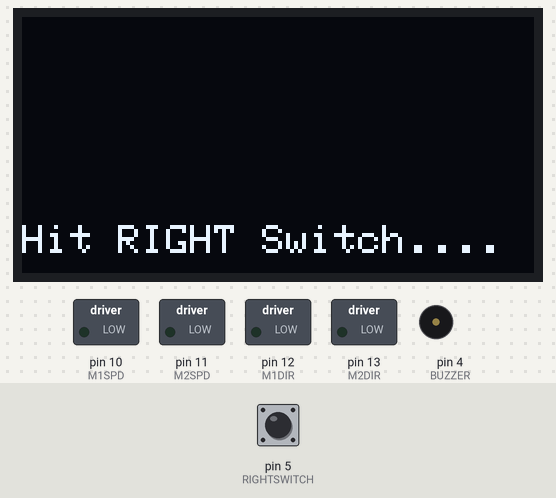
Bench run of a sketch on a simulated Arduino Uno, built with avr-gcc and run on an emulated ATmega328P. Shown: 128×64 one-colour display, switched loads named in the sketch (green lamp = pin HIGH), buzzer (waves = sounding). Dashed ring = blinking. The test bench sets the inputs (shaded band); at power-on: pin 5 (RIGHTSWITCH) HIGH. The display library's start-up logo is not drawn.

Above: at 3.2 s.
3.3 s: pin 5 (RIGHTSWITCH) pulled LOW for 0.15 s
At 4.8 s:
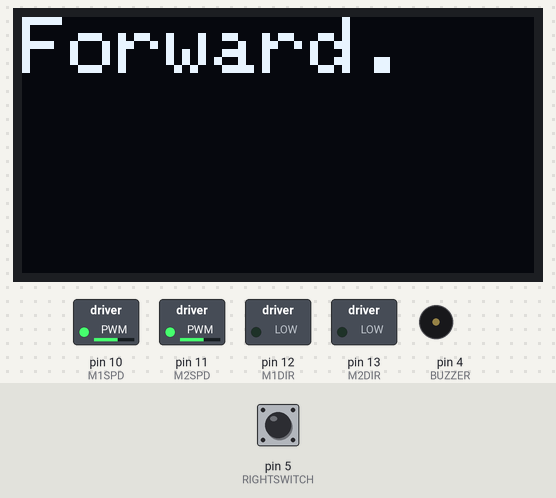
5.9 s: pin 5 (RIGHTSWITCH) pulled LOW for 1 s
At 8.95 s:
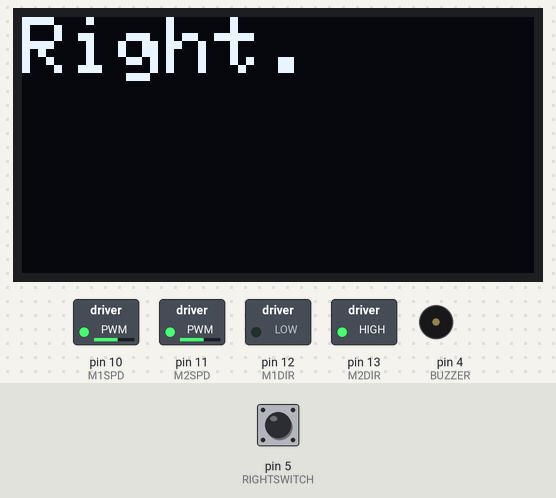
9.9 s: pin 5 (RIGHTSWITCH) pulled LOW for 3.2 s
At 13.2 s:
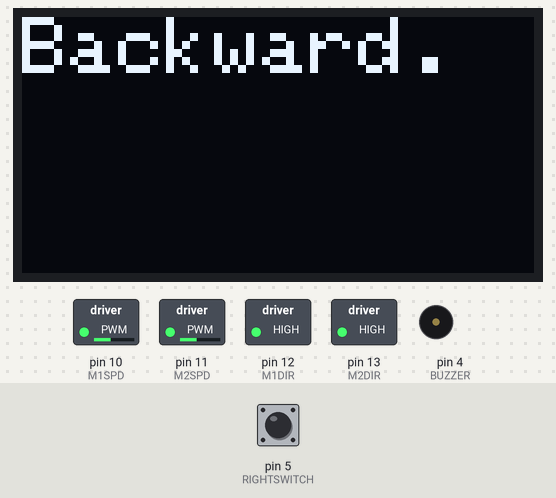
Timing chart, 0 to 15.3 s (numbered marks = the images above; inputs shaded):
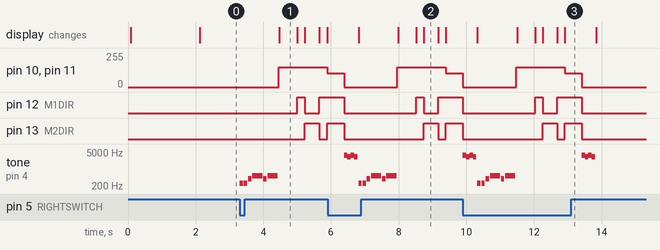

The sketch:

motor_tests_with_oled.ino
```cpp
/*
 * Pre-Programmed "Dance" By LeRoy Miller Dec 2017
 * for Keyes L-298P Shield.
 * Moves the robot forward for a short distance,
 * spins left, then right, and then left
 * and move the robot backward for a short distance.
 * Speed is set using PWM.
 * Direction is set by enabling the Direction PIN HIGH for forward
 * or LOW for backward. (M1DIR and M2DIR)
 * There is no true distance measurment.
 *
 * If your Motors move in the wrong direction, switch the wires
 * for that motor.
 * Program waits for the RIGHT switch to be pressed before
 * moving the motors. Once the "Dance" is done, the program
 * waits again for the RIGHT switch to be pressed, and starts
 * over again.
 */
#include <Adafruit_SSD1306.h>
#define OLED_RESET 15
Adafruit_SSD1306 display(OLED_RESET);

#if (SSD1306_LCDHEIGHT != 64)
#error("Height incorrect, please fix Adafruit_SSD1306.h!");
#endif

#define LEFTSWITCH 6 //D6 Blue Connector Marked "B"
#define RIGHTSWITCH 5 //D5 Blue Connector Marked "G"
#define M1SPD 10 //D10 PWM M1 speed pin
#define M2SPD 11 //D11 PWM M2 speed pin
#define M2DIR 13 //D13 PWM M2 direction
#define M1DIR 12 //D12 M1 direction
#define BUZZER 4 //D4

int lowspd = 100; //PWM for stall of motors
int setspd = 150; //This is PWM the motors will run at.

void setup() {
display.begin(SSD1306_SWITCHCAPVCC, 0x3C);
display.display();
display.clearDisplay();
display.setTextSize(1);
  display.setTextColor(WHITE);
  display.setCursor(15,20);
  display.println("Little Hammerhead");
  display.setCursor(45, 29);
  display.println("Robot!");
  display.display();
  delay(2000);

Serial.begin(9600);
pinMode(LEFTSWITCH, INPUT_PULLUP);
pinMode(RIGHTSWITCH, INPUT_PULLUP);
pinMode(M1SPD, OUTPUT);
pinMode(M2SPD, OUTPUT);
pinMode(M1DIR, OUTPUT);
pinMode(M2DIR, OUTPUT);
stop();
}

void loop() {
  display.setTextSize(1);
  display.clearDisplay();
  display.setCursor(0,52);
  display.println("Hit RIGHT Switch....");
  display.display();
while(digitalRead(RIGHTSWITCH) == HIGH) {
  delay(1);
//Waiting for RIGHTSWITCH Button to be pushed to continue
}

playCharge();

setSpd(setspd,setspd); //set the PWM for motor1 and motor2
//can be used to set different speeds and cause turns
//this is not a direction control.
display.setTextSize(2);
display.clearDisplay();
display.setCursor(0,0);
display.println("Forward.");
display.display();
Forward();
delay(500);
display.clearDisplay();
display.setCursor(0,0);
display.println("Left.");
display.display();
Left();
delay(200);
display.clearDisplay();
display.setCursor(0,0);
display.println("Right.");
display.display();
Right();
delay(400);
display.clearDisplay();
display.setCursor(0,0);
display.println("Left.");
display.display();
Left();
delay(200);
display.clearDisplay();
display.setCursor(0,0);
display.println("Backward.");
display.display();
setSpd(255 - setspd, 255 - setspd);
Backward();
delay(500);

stop();

  for (int i=0;i<2;i++) {
tone(BUZZER, 3600);
delay(100);
tone(BUZZER, 3200);
delay(100);
}
noTone(4);

//start over

}

void stop() {
  analogWrite(M1SPD, 0);
  digitalWrite(M1DIR, LOW);
  analogWrite(M2SPD, 0);
  digitalWrite(M2DIR, LOW);
}

void setSpd(int m1, int m2) {
  if (m1 < lowspd) {m1 = lowspd;}
  if (m2 < lowspd) {m2 = lowspd;}
  if (m1 > 255) {m1 = 255;}
  if (m2 > 255) {m2 = 255;}
  analogWrite(M1SPD, m1);
  analogWrite(M2SPD, m2);
}
void Forward() {
  digitalWrite(M1DIR, LOW);
  digitalWrite(M2DIR, LOW);
  }

void Backward() {
  digitalWrite(M1DIR, HIGH);
  digitalWrite(M2DIR, HIGH);
}

void Left() {
  digitalWrite(M1DIR, HIGH);
  digitalWrite(M2DIR, LOW);
}

void Right() {
  digitalWrite(M1DIR, LOW);
  digitalWrite(M2DIR, HIGH);
}

void playCharge() {
  int note[] = {262, 262, 392, 523, 392, 523};
int duration[] = {100, 100, 100, 300, 100, 300};
 for (int thisNote = 0; thisNote < 6; thisNote ++) {
     // play the next note:
     tone(BUZZER, note[thisNote]);
     // hold the note:
     delay(duration[thisNote]);
     // stop for the next note:
     noTone(BUZZER);
     delay(25);
}
}
```

Measured:
- after the input at 3.3 s, pin 10 (M1SPD), pin 11 (M2SPD): 0/255 → 150/255 after 1.2 s, → 105/255 1.4 s later
- after the input at 5.9 s, the display: first differs from a run without the input after 2.1 s (image 2 shows a later state)
- after the input at 9.9 s, pin 10 (M1SPD), pin 11 (M2SPD): 0/255 → 150/255 after 1.6 s, → 105/255 1.4 s later, → 0/255 0.50 s later
- what the display in image 1 shows lasts 0.5 s, from 4.5 s to 5.0 s
- what the display in image 2 shows lasts 0.5 s, from 8.7 s to 9.2 s
